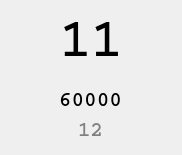
<?xml version="1.0" encoding="UTF-8"?>
<ui version="4.0">
 <class>daytilewidget</class>
 <widget class="QWidget" name="daytilewidget">
  <property name="geometry">
   <rect>
    <x>0</x>
    <y>0</y>
    <width>182</width>
    <height>155</height>
   </rect>
  </property>
  <property name="sizePolicy">
   <sizepolicy hsizetype="Preferred" vsizetype="Preferred">
    <horstretch>0</horstretch>
    <verstretch>0</verstretch>
   </sizepolicy>
  </property>
  <property name="windowTitle">
   <string>Form</string>
  </property>
  <property name="styleSheet">
   <string notr="true">daytilewidget {
	background-color: transparent;
	border: 1px solid black;
}</string>
  </property>
  <widget class="QLabel" name="date">
   <property name="geometry">
    <rect>
     <x>0</x>
     <y>0</y>
     <width>182</width>
     <height>82</height>
    </rect>
   </property>
   <property name="font">
    <font>
     <family>Courier</family>
     <pointsize>39</pointsize>
     <bold>true</bold>
    </font>
   </property>
   <property name="frameShape">
    <enum>QFrame::Shape::NoFrame</enum>
   </property>
   <property name="text">
    <string>11</string>
   </property>
   <property name="textFormat">
    <enum>Qt::TextFormat::PlainText</enum>
   </property>
   <property name="scaledContents">
    <bool>false</bool>
   </property>
   <property name="alignment">
    <set>Qt::AlignmentFlag::AlignCenter</set>
   </property>
   <property name="indent">
    <number>0</number>
   </property>
  </widget>
  <widget class="QLabel" name="revenue">
   <property name="geometry">
    <rect>
     <x>30</x>
     <y>80</y>
     <width>121</width>
     <height>41</height>
    </rect>
   </property>
   <property name="font">
    <font>
     <family>Courier</family>
     <pointsize>16</pointsize>
     <bold>true</bold>
    </font>
   </property>
   <property name="frameShape">
    <enum>QFrame::Shape::NoFrame</enum>
   </property>
   <property name="text">
    <string>60000</string>
   </property>
   <property name="textFormat">
    <enum>Qt::TextFormat::PlainText</enum>
   </property>
   <property name="scaledContents">
    <bool>false</bool>
   </property>
   <property name="alignment">
    <set>Qt::AlignmentFlag::AlignCenter</set>
   </property>
   <property name="indent">
    <number>0</number>
   </property>
  </widget>
  <widget class="QLabel" name="num_transactions">
   <property name="geometry">
    <rect>
     <x>60</x>
     <y>110</y>
     <width>61</width>
     <height>41</height>
    </rect>
   </property>
   <property name="font">
    <font>
     <family>Courier</family>
     <pointsize>16</pointsize>
     <bold>true</bold>
    </font>
   </property>
   <property name="styleSheet">
    <string notr="true">QLabel {
	color: grey;
}</string>
   </property>
   <property name="frameShape">
    <enum>QFrame::Shape::NoFrame</enum>
   </property>
   <property name="text">
    <string>12</string>
   </property>
   <property name="textFormat">
    <enum>Qt::TextFormat::PlainText</enum>
   </property>
   <property name="scaledContents">
    <bool>false</bool>
   </property>
   <property name="alignment">
    <set>Qt::AlignmentFlag::AlignCenter</set>
   </property>
   <property name="indent">
    <number>0</number>
   </property>
  </widget>
 </widget>
 <resources/>
 <connections/>
</ui>
